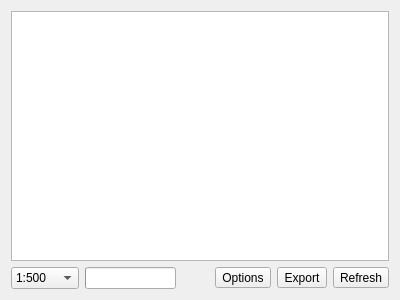
<?xml version="1.0" encoding="UTF-8"?>
<ui version="4.0">
 <class>RedactionWidget</class>
 <widget class="QWidget" name="RedactionWidget">
  <property name="geometry">
   <rect>
    <x>0</x>
    <y>0</y>
    <width>400</width>
    <height>300</height>
   </rect>
  </property>
  <property name="windowTitle">
   <string>Redaction</string>
  </property>
  <property name="windowIcon">
   <iconset theme="tools-check-spelling">
    <normaloff>.</normaloff>.</iconset>
  </property>
  <layout class="QGridLayout" name="gridLayout">
   <item row="1" column="2">
    <spacer name="horizontalSpacer">
     <property name="orientation">
      <enum>Qt::Horizontal</enum>
     </property>
     <property name="sizeHint" stdset="0">
      <size>
       <width>211</width>
       <height>20</height>
      </size>
     </property>
    </spacer>
   </item>
   <item row="1" column="3">
    <widget class="QToolButton" name="optionsButton">
     <property name="text">
      <string>Options</string>
     </property>
     <property name="icon">
      <iconset theme="preferences-system">
       <normaloff>.</normaloff>.</iconset>
     </property>
    </widget>
   </item>
   <item row="1" column="0">
    <widget class="QComboBox" name="scaleCombo">
     <item>
      <property name="text">
       <string>1:500</string>
      </property>
     </item>
     <item>
      <property name="text">
       <string>1:1000</string>
      </property>
     </item>
     <item>
      <property name="text">
       <string>1:2000</string>
      </property>
     </item>
     <item>
      <property name="text">
       <string>1:5000</string>
      </property>
     </item>
    </widget>
   </item>
   <item row="0" column="0" colspan="6">
    <widget class="QTreeView" name="treeView">
     <property name="editTriggers">
      <set>QAbstractItemView::NoEditTriggers</set>
     </property>
     <property name="alternatingRowColors">
      <bool>true</bool>
     </property>
     <property name="selectionMode">
      <enum>QAbstractItemView::ExtendedSelection</enum>
     </property>
     <property name="selectionBehavior">
      <enum>QAbstractItemView::SelectRows</enum>
     </property>
     <property name="sortingEnabled">
      <bool>true</bool>
     </property>
     <attribute name="headerShowSortIndicator" stdset="0">
      <bool>true</bool>
     </attribute>
    </widget>
   </item>
   <item row="1" column="4">
    <widget class="QToolButton" name="saveButton">
     <property name="text">
      <string>Export</string>
     </property>
     <property name="icon">
      <iconset theme="document-save">
       <normaloff>.</normaloff>.</iconset>
     </property>
    </widget>
   </item>
   <item row="1" column="5">
    <widget class="QToolButton" name="refreshButton">
     <property name="text">
      <string>Refresh</string>
     </property>
     <property name="icon">
      <iconset theme="view-refresh">
       <normaloff>.</normaloff>.</iconset>
     </property>
    </widget>
   </item>
   <item row="1" column="1">
    <widget class="QProgressBar" name="progressBar"/>
   </item>
  </layout>
 </widget>
 <resources/>
 <connections>
  <connection>
   <sender>refreshButton</sender>
   <signal>clicked()</signal>
   <receiver>RedactionWidget</receiver>
   <slot>refreshButtonClicked()</slot>
   <hints>
    <hint type="sourcelabel">
     <x>375</x>
     <y>281</y>
    </hint>
    <hint type="destinationlabel">
     <x>373</x>
     <y>384</y>
    </hint>
   </hints>
  </connection>
  <connection>
   <sender>scaleCombo</sender>
   <signal>currentIndexChanged(int)</signal>
   <receiver>RedactionWidget</receiver>
   <slot>scaleValueChanged(int)</slot>
   <hints>
    <hint type="sourcelabel">
     <x>36</x>
     <y>280</y>
    </hint>
    <hint type="destinationlabel">
     <x>41</x>
     <y>434</y>
    </hint>
   </hints>
  </connection>
  <connection>
   <sender>saveButton</sender>
   <signal>clicked()</signal>
   <receiver>RedactionWidget</receiver>
   <slot>saveButtonClicked()</slot>
   <hints>
    <hint type="sourcelabel">
     <x>360</x>
     <y>290</y>
    </hint>
    <hint type="destinationlabel">
     <x>313</x>
     <y>409</y>
    </hint>
   </hints>
  </connection>
  <connection>
   <sender>optionsButton</sender>
   <signal>clicked()</signal>
   <receiver>RedactionWidget</receiver>
   <slot>optionsButtonClicked()</slot>
   <hints>
    <hint type="sourcelabel">
     <x>317</x>
     <y>277</y>
    </hint>
    <hint type="destinationlabel">
     <x>335</x>
     <y>461</y>
    </hint>
   </hints>
  </connection>
 </connections>
 <slots>
  <slot>refreshButtonClicked()</slot>
  <slot>scaleValueChanged(int)</slot>
  <slot>saveButtonClicked()</slot>
  <slot>optionsButtonClicked()</slot>
 </slots>
</ui>
